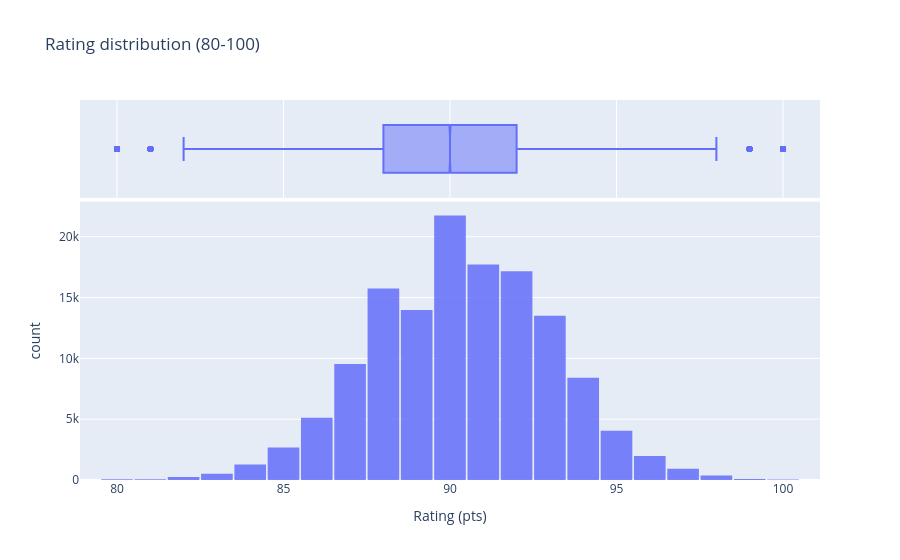

The code cell stored with this chart in its notebook:
### Code cell
fig = px.histogram(
    rating[rating >= 80],
    nbins=21,
    title="Rating distribution (80-100)",
    labels={"value": "Rating (pts)"},
    marginal="box",
    opacity=0.85,
)
fig.update_layout(bargap=0.05, showlegend=False)
fig.show()

### Figure 1 — Plotly figure (JSON) as saved in the notebook; plotly's stock layout.template omitted (floating-point values rounded to 4 significant figures; data arrays with more than 128 entries replaced by an {"elided": "..."} marker saying what was removed)
{"data": [{"bingroup": "x", "hovertemplate": "variable=rating<br>Rating (pts)=%{x}<br>count=%{y}<extra></extra>", "legendgroup": "rating", "marker": {"color": "#636efa", "opacity": 0.85, "pattern": {"shape": ""}}, "name": "rating", "nbinsx": 21, "orientation": "v", "showlegend": true, "type": "histogram", "x": {"elided": "135201 int values"}, "xaxis": "x", "yaxis": "y"}, {"hovertemplate": "variable=rating<br>Rating (pts)=%{x}<extra></extra>", "legendgroup": "rating", "marker": {"color": "#636efa"}, "name": "rating", "notched": true, "showlegend": false, "type": "box", "x": {"elided": "135201 int values"}, "xaxis": "x2", "yaxis": "y2"}], "layout": {"bargap": 0.05, "barmode": "relative", "legend": {"title": {"text": "variable"}, "tracegroupgap": 0}, "showlegend": false, "title": {"text": "Rating distribution (80-100)"}, "xaxis": {"anchor": "y", "domain": [0, 1], "title": {"text": "Rating (pts)"}}, "xaxis2": {"anchor": "y2", "domain": [0, 1], "matches": "x", "showgrid": true, "showticklabels": false}, "yaxis": {"anchor": "x", "domain": [0, 0.7326], "title": {"text": "count"}}, "yaxis2": {"anchor": "x2", "domain": [0.7426, 1], "matches": "y2", "showgrid": false, "showline": false, "showticklabels": false, "ticks": ""}}}
